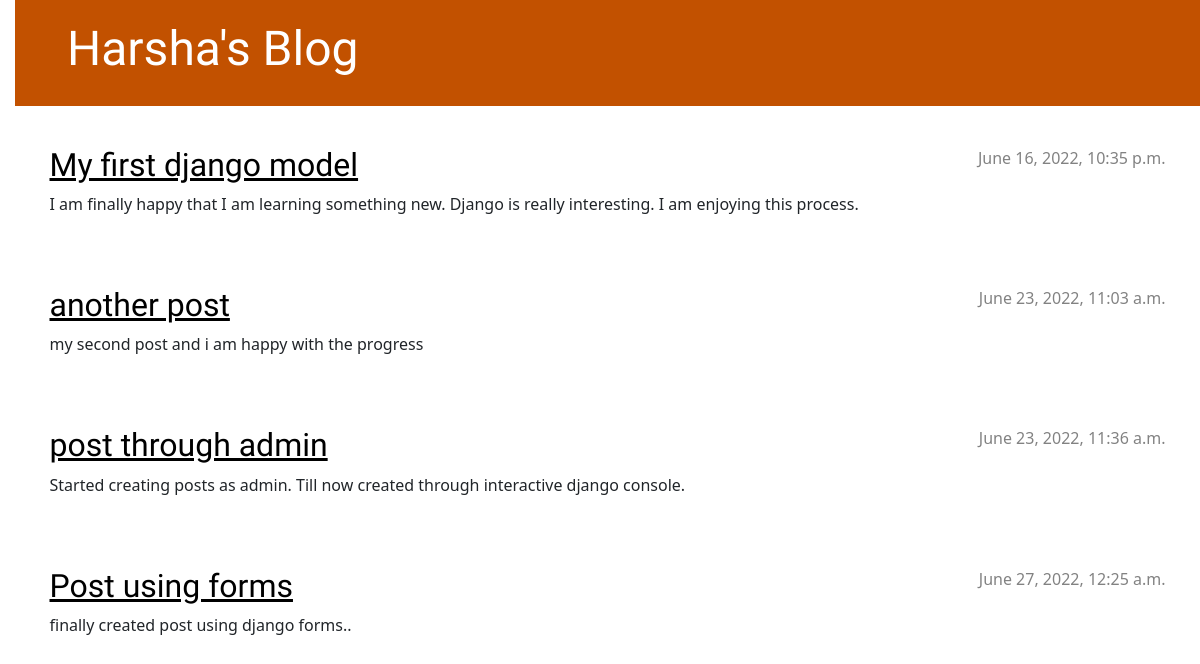
Before: / with the older database file.
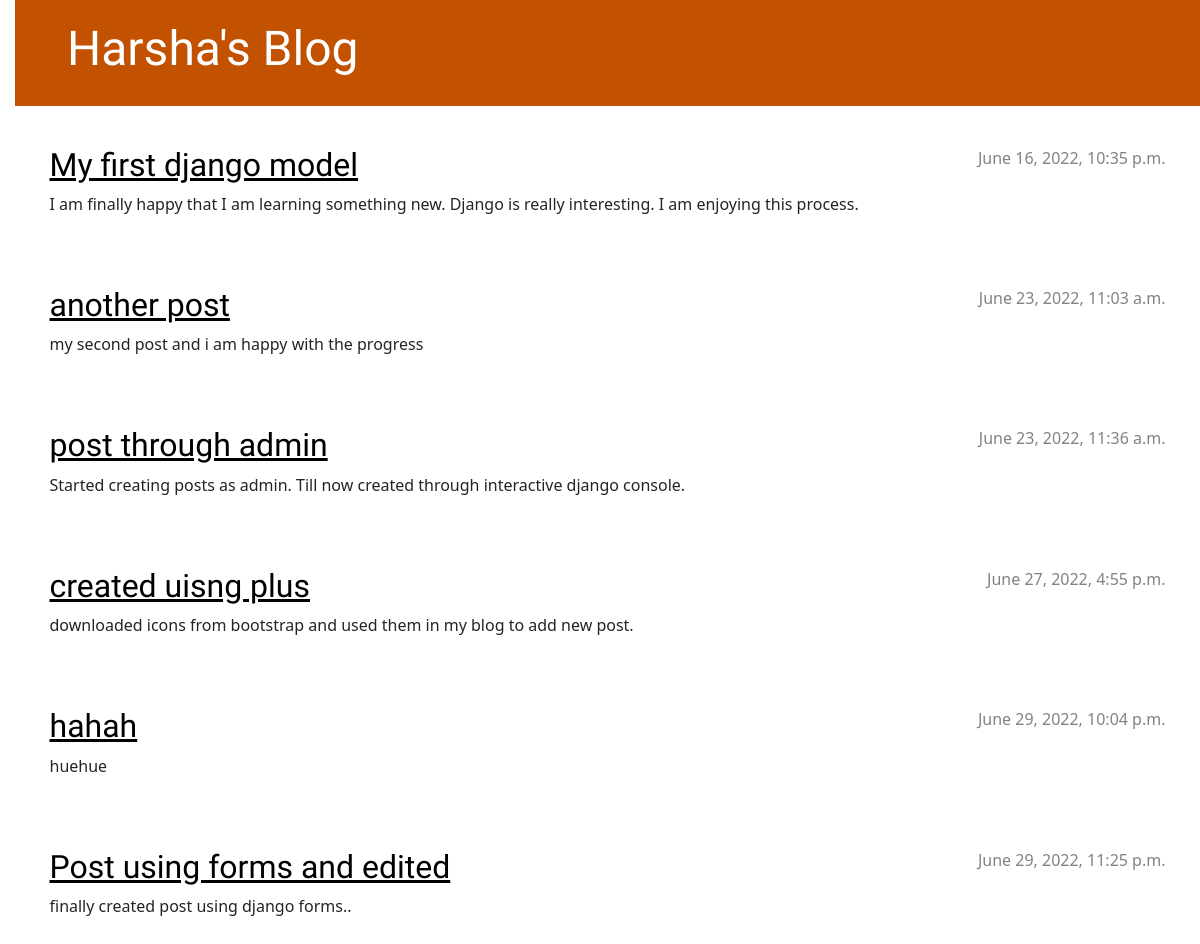
After: the same page with the newer database file.
### blog/models.py (models this page shows, shortened)
class Post(models.Model):
    author = models.ForeignKey(settings.AUTH_USER_MODEL, on_delete= models.CASCADE)
    title = models.CharField(max_length=200)
    text = models.TextField()
    created_date = models.DateTimeField(default=timezone.now)
    published_date = models.DateTimeField(blank=True, null=True)

### blog/views.py (the view)
# urls.py: path('', views.post_list, name= 'post_list'),
def post_list(request):
    posts = Post.objects.filter(published_date__lte=timezone.now()).order_by('published_date')
    return render(request, 'blog/post_list.html', {'posts':posts})

### blog/templates/blog/post_list.html
{% extends 'blog/base.html' %}
{% block content %}
  {% for post in posts %}
    <article class="post">
        <time class="date">
            {{ post.published_date }}
        </time>
        <h2><a href="{% url 'post_detail' pk=post.pk %}">{{ post.title }}</a></h2>
        <p>{{ post.text|linebreaksbr }}</p>
    </article>
  {% endfor %}
{% endblock %}

### blog/templates/blog/base.html (shortened to what this page needs)
{% load static %}
<!DOCTYPE html>
<html>
  <head>
    <link rel="stylesheet" href="https://cdn.jsdelivr.net/npm/bootstrap@5.1.3/dist/css/bootstrap.min.css">
    <link rel="stylesheet" href="{% static 'css/blog.css' %}">
  </head>
  <body>
    <header class="page-header">
      <div class="container">
          <h1><a href="/">Harsha's Blog</a></h1>
      </div>
    </header>
    <main class="container">
        <div class="row">
            <div class="col">
            {% block content %}
            {% endblock %}
            </div>
        </div>
    </main>
</body>
</html>

### blog/static/css/blog.css (style rules this page uses)
h1 , h2 { color: #510c14 ; font-family: 'Lobster'; }
body { padding-left: 15px; }
.page-header { background-color: #C25100; margin-top: 0; margin-bottom: 40px; padding: 20px 20px 20px 40px; }
.page-header h1, .page-header h1 a, .page-header h1 a:visited, .page-header h1 a:active { color: #ffffff; font-size: 36pt; text-decoration: none; }
h1,h2,h3,h4 { font-family: 'Lobster', cursive; }
.date { color: #828282; }
.post { margin-bottom: 70px; }
.post h2 a, .post h2 a:visited { color: #000000; }
.post > .date, .post > .actions { float: right; }

Changed rows visible on the page:
added Post: published_date "June 27, 2022, 4:55 p.m.", title "created uisng plus", text "downloaded icons from bootstrap and used them in my blog to add new post."
added Post: published_date "June 29, 2022, 10:04 p.m.", title "hahah", text "huehue"
changed Post "finally created post using django forms..": published_date "June 27, 2022, 12:25 a.m." → "June 29, 2022, 11:25 p.m."; title "Post using forms" → "Post using forms and edited"
